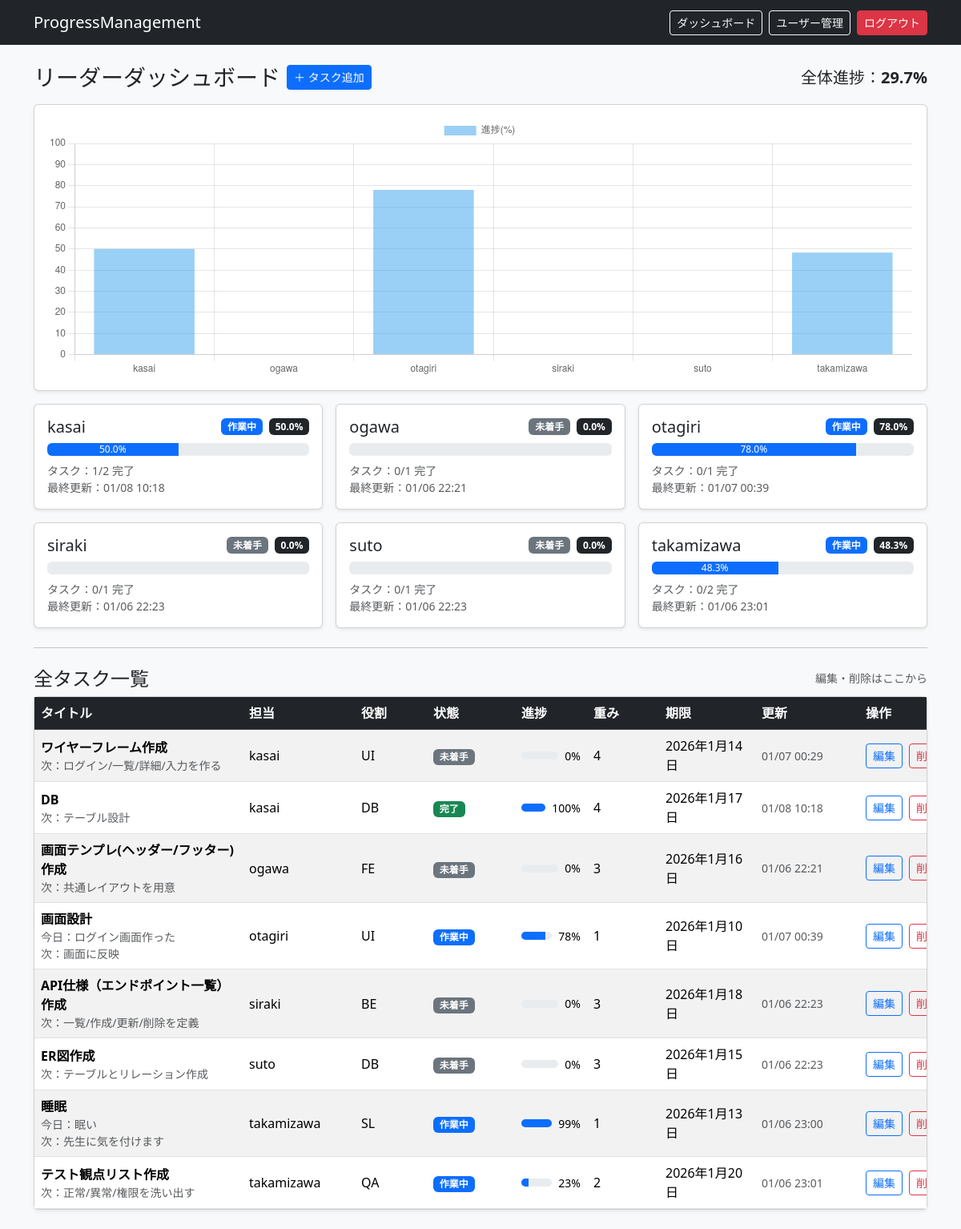
The app's page /leader/ (signed in) with its own data.
### tracker/models.py (models this page shows, shortened)
class Task(models.Model):
    class Status(models.TextChoices):
        TODO = "TODO", "未着手"
        DOING = "DOING", "作業中"
        DONE = "DONE", "完了"
    title = models.CharField(max_length=200)
    owner = models.ForeignKey(User, on_delete=models.CASCADE, related_name="tasks")
    role = models.CharField(max_length=50, blank=True)  # UI/DB/API など任意
    due_date = models.DateField(null=True, blank=True)
    points = models.PositiveSmallIntegerField(default=1)  # 重み(1〜5とか)
    status = models.CharField(max_length=10, choices=Status.choices, default=Status.TODO)
    progress = models.PositiveSmallIntegerField(
        default=0,
        validators=[MinValueValidator(0), MaxValueValidator(100)],
    )
    memo_today = models.CharField(max_length=200, blank=True)
    memo_next = models.CharField(max_length=200, blank=True)
    updated_at = models.DateTimeField(auto_now=True)
    created_at = models.DateTimeField(auto_now_add=True)

### tracker/views.py (the view)
# urls.py: path("leader/", views.leader_dashboard, name="leader_dashboard"),
@login_required
def leader_dashboard(request):
    if not request.user.is_staff:
        return HttpResponseForbidden("リーダーのみ閲覧できます。")
    users = User.objects.filter(is_active=True).order_by("username")
    members = []
    for u in users:
        utasks = Task.objects.filter(owner=u)
        last = utasks.order_by("-updated_at").first()
        done_count = utasks.filter(progress=100).count()
        prog = weighted_progress(utasks)
        state = _state_from_progress(prog)
        members.append({
            "user": u,
            "progress": prog,
            "state": state,                # ✅ 追加
            "state_badge": _badge_class(state),  # ✅ 追加
            "task_count": utasks.count(),
            "done_count": done_count,      # ✅ 差し替え
            "last_updated": last.updated_at if last else None,
        })
    overall = weighted_progress(Task.objects.all())
    stale_border = timezone.now() - timedelta(days=3)
    chart_labels = [m["user"].username for m in members]
    chart_values = [m["progress"] for m in members]
    tasks = Task.objects.select_related("owner").order_by(
        "owner__username", "due_date", "-updated_at"
    )
    return render(request, "tracker/leader_dashboard.html", {
        "members": members,
        "overall": overall,
        "stale_border": stale_border,
        "chart_labels": chart_labels,
        "chart_values": chart_values,
        "tasks": tasks,
    })

### tracker/utils.py (called while the page is built)
def weighted_progress(tasks):
    total_points = 0
    total = 0
    for t in tasks:
        p = max(1, int(t.points or 1))
        total_points += p
        total += p * int(t.progress or 0)
    if total_points == 0:
        return 0
    return round(total / total_points, 1)

### tracker/views.py (called while the page is built)
def _state_from_progress(p: float) -> str:
    try:
        p = float(p)
    except (TypeError, ValueError):
        p = 0.0
    if p <= 0:
        return "未着手"
    if p >= 100:
        return "完了"
    return "作業中"

def _badge_class(state: str) -> str:
    if state == "未着手":
        return "text-bg-secondary"
    if state == "完了":
        return "text-bg-success"
    return "text-bg-primary"

### templates/tracker/leader_dashboard.html (shortened to what this page needs)
{% extends "base.html" %}
{% block content %}
<div class="d-flex align-items-center justify-content-between mb-3">
  <div class="d-flex align-items-center gap-2">
    <h3 class="m-0">リーダーダッシュボード</h3>
    <a class="btn btn-primary btn-sm" href="{% url 'leader_task_create' %}">＋ タスク追加</a>
  </div>
  <div class="fs-5">全体進捗：<strong>{{ overall }}%</strong></div>
</div>
<div class="card shadow-sm mb-3">
  <div class="card-body">
    <canvas id="memberChart" height="90"></canvas>
  </div>
</div>
<div class="row g-3">
  {% for m in members %}
  {% with lu=m.last_updated %}
  <div class="col-12 col-lg-4">
    <div class="card shadow-sm {% if lu and lu < stale_border %}border border-danger{% endif %}">
      <div class="card-body">
        <div class="d-flex justify-content-between align-items-center">
          <h5 class="m-0">{{ m.user.username }}</h5>
          <div class="d-flex align-items-center gap-2">
            <span class="badge {{ m.state_badge }}">{{ m.state }}</span>
            <span class="badge text-bg-dark">{{ m.progress }}%</span>
          </div>
        </div>
        <div class="progress my-2">
          <div class="progress-bar" style="width: {{ m.progress }}%">{{ m.progress }}%</div>
        </div>
        <div class="small text-muted">
          タスク：{{ m.done_count }}/{{ m.task_count }} 完了<br>
          最終更新：{% if lu %}{{ lu|date:"m/d H:i" }}{% else %}-{% endif %}
        </div>
      </div>
    </div>
  </div>
  {% endwith %}
  {% endfor %}
</div>
<hr class="my-4">
<div class="d-flex align-items-center justify-content-between mb-2">
  <h4 class="m-0">全タスク一覧</h4>
  <div class="small text-muted">編集・削除はここから</div>
</div>
<div class="card shadow-sm">
  <div class="card-body p-0">
    <div class="table-responsive">
      <table class="table table-striped table-hover mb-0 align-middle">
        <thead class="table-dark">
          <tr>
            <th style="min-width: 260px;">タイトル</th>
            <th style="min-width: 140px;">担当</th>
            <th style="min-width: 90px;">役割</th>
            <th style="min-width: 110px;">状態</th>
            <th style="min-width: 90px;">進捗</th>
            <th style="min-width: 90px;">重み</th>
            <th style="min-width: 120px;">期限</th>
            <th style="min-width: 130px;">更新</th>
            <th style="min-width: 140px;">操作</th>
          </tr>
        </thead>
        <tbody>
          {% for t in tasks %}
          <tr>
            <td>
              <div class="fw-semibold">{{ t.title }}</div>
              {% if t.memo_today %}
                <div class="small text-muted">今日：{{ t.memo_today }}</div>
              {% endif %}
              {% if t.memo_next %}
                <div class="small text-muted">次：{{ t.memo_next }}</div>
              {% endif %}
            </td>
            <td>{{ t.owner.username }}</td>
            <td>{{ t.role|default:"-" }}</td>
            <td>
              {% if t.progress == 0 %}
                <span class="badge text-bg-secondary">未着手</span>
              {% elif t.progress == 100 %}
                <span class="badge text-bg-success">完了</span>
              {% else %}
                <span class="badge text-bg-primary">作業中</span>
              {% endif %}
            </td>
            <td>
              <div class="d-flex align-items-center gap-2">
                <div class="progress flex-grow-1" style="height: 10px;">
                  <div class="progress-bar" style="width: {{ t.progress }}%"></div>
                </div>
                <span class="small">{{ t.progress }}%</span>
              </div>
            </td>
            <td>{{ t.points }}</td>
            <td>{{ t.due_date|default:"-" }}</td>
            <td class="small text-muted">{{ t.updated_at|date:"m/d H:i" }}</td>
            <td>
              <div class="d-flex gap-2">
                <a class="btn btn-outline-primary btn-sm"
                   href="{% url 'leader_task_edit' t.id %}">編集</a>
                <a class="btn btn-outline-danger btn-sm"
                   href="{% url 'leader_task_delete' t.id %}">削除</a>
              </div>
            </td>
          </tr>
          {% empty %}
          <tr>
            <td colspan="9">
              <div class="p-3">タスクがありません。「＋ タスク追加」から作成できます。</div>
            </td>
          </tr>
          {% endfor %}
        </tbody>
      </table>
    </div>
  </div>
</div>
<script>
  const labels = {{ chart_labels|safe }};
  const values = {{ chart_values|safe }};
  const ctx = document.getElementById("memberChart");
  new Chart(ctx, {
    type: "bar",
    data: {
      labels: labels,
      datasets: [{ label: "進捗(%)", data: values }]
    },
    options: { scales: { y: { beginAtZero: true, max: 100 } } }
  });
</script>
{% endblock %}

### templates/base.html (shortened to what this page needs)
<!doctype html>
<html lang="ja">
<head>
  <link href="https://cdn.jsdelivr.net/npm/bootstrap@5.3.3/dist/css/bootstrap.min.css" rel="stylesheet">
</head>
<body class="bg-light">
<nav class="navbar navbar-dark bg-dark">
  <div class="container">
    <a class="navbar-brand" href="/">ProgressManagement</a>
    <div class="ms-auto d-flex align-items-center gap-2">
      {% if user.is_authenticated %}
        {% if user.is_staff %}
          <a class="btn btn-outline-light btn-sm" href="{% url 'leader_dashboard' %}">ダッシュボード</a>
          <a class="btn btn-outline-light btn-sm" href="{% url 'leader_user_list' %}">ユーザー管理</a>
        {% endif %}
        <form method="post" action="{% url 'logout' %}">
          <button class="btn btn-danger btn-sm">ログアウト</button>
        </form>
      {% endif %}
    </div>
  </div>
</nav>
<div class="container py-4">
  {% block content %}{% endblock %}
</div>
</body>
</html>

### records on screen
Task: title "ワイヤーフレーム作成", memo_next "ログイン/一覧/詳細/入力を作る", owner.username "kasai", role "UI", shows "未着手", progress "0", points "4", due_date "2026年1月14日", updated_at "01/07 00:29"
Task: title "DB", memo_next "テーブル設計", owner.username "kasai", role "DB", shows "完了", progress "100", points "4", due_date "2026年1月17日", updated_at "01/08 10:18"
Task: title "画面テンプレ(ヘッダー/フッター)作成", memo_next "共通レイアウトを用意", owner.username "ogawa", role "FE", shows "未着手", progress "0", points "3", due_date "2026年1月16日", updated_at "01/06 22:21"
Task: title "画面設計", memo_today "ログイン画面作った", memo_next "画面に反映", owner.username "otagiri", role "UI", shows "作業中", progress "78", points "1", due_date "2026年1月10日", updated_at "01/07 00:39"
Task: title "API仕様（エンドポイント一覧）作成", memo_next "一覧/作成/更新/削除を定義", owner.username "siraki", role "BE", shows "未着手", progress "0", points "3", due_date "2026年1月18日", updated_at "01/06 22:23"
Task: title "ER図作成", memo_next "テーブルとリレーション作成", owner.username "suto", role "DB", shows "未着手", progress "0", points "3", due_date "2026年1月15日", updated_at "01/06 22:23"
Task: title "睡眠", memo_today "眠い", memo_next "先生に気を付けます", owner.username "takamizawa", role "SL", shows "作業中", progress "99", points "1", due_date "2026年1月13日", updated_at "01/06 23:00"
Task: title "テスト観点リスト作成", memo_next "正常/異常/権限を洗い出す", owner.username "takamizawa", role "QA", shows "作業中", progress "23", points "2", due_date "2026年1月20日", updated_at "01/06 23:01"

### other values on screen
{{ overall }} "29.7"
{{ m.user.username }} "kasai"
{{ m.state }} "作業中"
{{ m.progress }} "50.0"
{{ m.done_count }} "1"
{{ m.task_count }} "2"
{{ m.user.username }} "ogawa"
{{ m.state }} "未着手"
{{ m.progress }} "0.0"
{{ m.done_count }} "0"
{{ m.task_count }} "1"
{{ m.user.username }} "otagiri"
{{ m.progress }} "78.0"
{{ m.user.username }} "siraki"
{{ m.user.username }} "suto"
